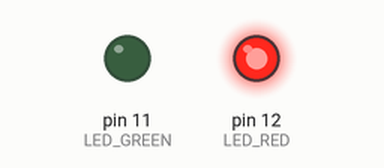
This sketch was run on a simulated Arduino Uno, built with avr-gcc and run on an emulated ATmega328P. Parts: output pins drawn as LEDs (lit = HIGH).

Above: at 0.7 s.
At 4.0 s:
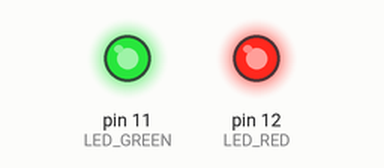
At 5.2 s:
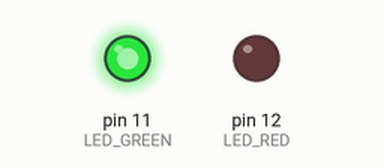
At 8.2 s:
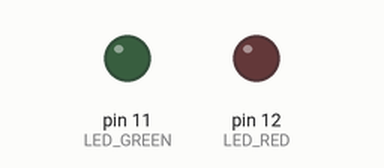
Timing chart, 0 to 9.1 s (numbered marks = the images above):
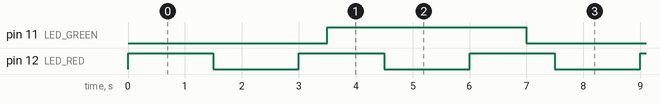

Measured:
- by itself, pin 11 (LED_GREEN): alternates HIGH for 3.5 s and LOW for 3.5 s
- by itself, pin 12 (LED_RED): alternates HIGH for 1.5 s and LOW for 1.5 s
- by itself, everything shown: repeats every 21.0 s, in 20 steps

The sketch:

Es1.ino
```cpp
#include <TimerOne.h>

const int LED_RED=12;
const int LED_GREEN=11;

const float HALF_P_RED=1.5;
const float HALF_P_GREEN=3.5;

int green_state=LOW;
int red_state=LOW;

void blinkGreen(){
  green_state=!green_state; //inverto lo stato
  digitalWrite(LED_GREEN,green_state);
  }

void setup() {
  pinMode(LED_RED,OUTPUT);
  pinMode(LED_GREEN,OUTPUT);
  Timer1.initialize(HALF_P_GREEN*1e06);
  Timer1.attachInterrupt(blinkGreen);
}

void loop() {
  red_state=!red_state;
  digitalWrite(LED_RED,red_state);
  delay(HALF_P_RED*1e03);
}
```
